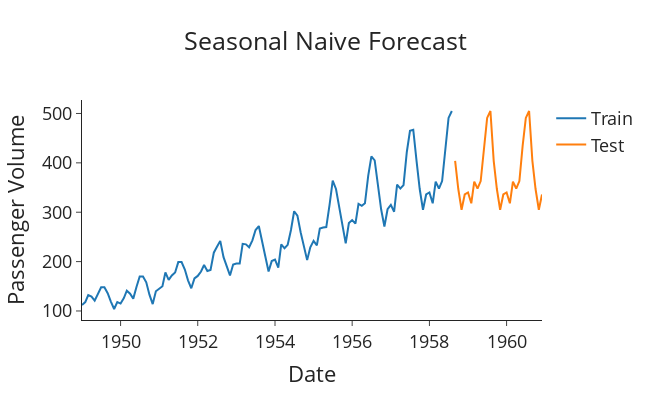

The notebook cell saved with this chart:
### Markdown cell above
Where m is the seasonality of the data. So, for monthly data with a yearly seasonality m=12, quarterly data would have m=4 and weekly data would have m=52.

### Code cell
# Seasonal naive forecast
train['month_number'] = pd.DatetimeIndex(train['Month']).month
test['month_number'] = pd.DatetimeIndex(test['Month']).month

snaive_fc = []
for row_idx, row in test.iterrows():
    month = row['month_number']
    forecast = train['#Passengers'] .loc[train['month_number'] == month].iloc[-1]
    snaive_fc.append(forecast)

plot_func(snaive_fc, 'Seasonal Naive Forecast')
